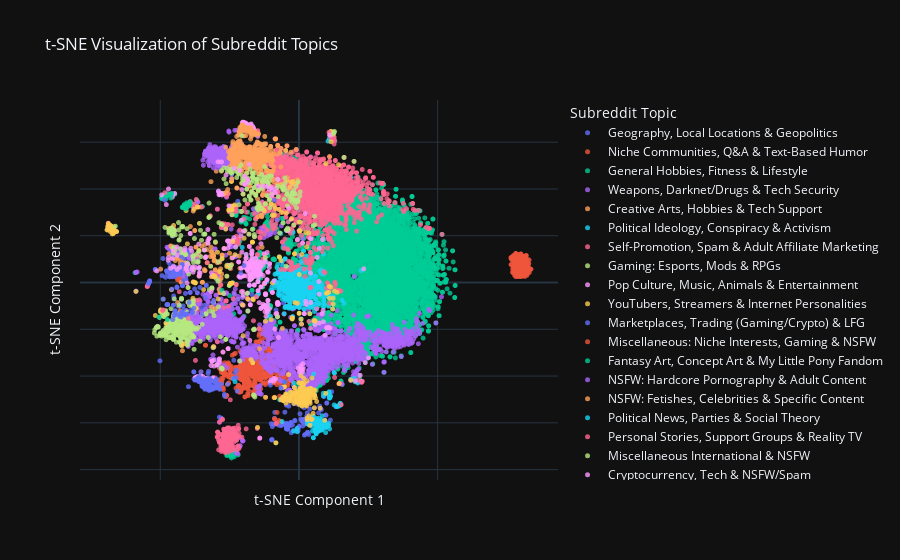

Notebook cell for this chart:
### Markdown cell above
We can now use an LLM to give a meaningful labl to each cluster in order to have an understanding plot

### Code cell
label_map = {
    # --- HIGH CLARITY: Distinct Topics ---
    '8': 'Geography, Local Locations & Geopolitics',
    '15': 'Viral Media, GIFs, & General Interest Images',
    '33': 'NSFW: Fetishes, Celebrities & Specific Content',
    '42': 'Business, Professional Development & Industry',
    '84': 'Gaming: Esports, Mods & RPGs',
    '89': 'Marketplaces, Trading (Gaming/Crypto) & LFG',
    '93': 'YouTubers, Streamers & Internet Personalities',
    '101': 'Political Ideology, Conspiracy & Activism',
    '107': 'NSFW: Hardcore Pornography & Adult Content',
    '108': 'Fantasy Art, Concept Art & My Little Pony Fandom',
    '149': 'Political News, Parties & Social Theory',
    '23': 'Self-Promotion, Spam & Adult Affiliate Marketing',

    # --- MEDIUM CLARITY: Broader Themes & Mixed Groups ---
    '0': 'Miscellaneous: Niche Interests, Gaming & NSFW',
    '1': 'Weapons, Darknet/Drugs & Tech Security',
    '18': 'Personal Stories, Support Groups & Reality TV',
    '21': 'Cryptocurrency, Tech & NSFW/Spam',
    '25': 'Niche Communities, Q&A & Text-Based Humor',
    '46': 'General Hobbies, Fitness & Lifestyle',
    '81': 'Creative Arts, Hobbies & Tech Support',
    '102': 'Pop Culture, Music, Animals & Entertainment',
    '142': 'Miscellaneous International & NSFW'
}

# --- Now, we plot using the assigned labels ---

pl.plot_labeled_cluster_map(tsne_df, label_map)

### Figure 1 — Plotly figure (JSON) as saved in the notebook; plotly's stock layout.template omitted (floating-point values rounded to 4 significant figures; data arrays with more than 128 entries replaced by an {"elided": "..."} marker saying what was removed)
{"data": [{"hovertemplate": "<b>%{hovertext}</b><br><br>Topic=Geography, Local Locations & Geopolitics<br>tsne_x=%{x}<br>tsne_y=%{y}<extra></extra>", "hovertext": ["norway", "logophilia", "cuba", "ohiostatefootball", "businessnews", "austinbeer", "arizona", "nationalpark", "gis", "talkshows", "abolish", "socialscience", "irishhistory", "seattlewa", "classicbaseball", "canadanews", "manchester", "yosemite", "weedbiz", "dayton", "canadianforces", "wwi", "srilanka", "typography", "ahmadiyya", "refugees", "nebraska", "wyoming", "switzerland", "zoology", "vegancirclejerk", "maps", "justice", "statistics", "providence", "newyork", "northkorea", "virginia", "menslib", "cool", "fulldisclosure", "libs", "contemporaryart", "miscoollaneous", "makingamurderer", "finland", "isro", "nycbike", "scotus", "acadiana", "manprovement", "gay", "chattanooga", "boise", "montgomerycountymd", "afghanistan", "broadway", "hashoah", "ancienthistory", "wichita", "interview", "michiganwolverines", "plants", "femmethoughts", "southjersey", "endornineworlds", "thelastbroadcast", "wroteabook", "oakland", "soundsaboutright", "indiana", "brazil", "amsterdam", "atheismplus", "marinebiology", "datasets", "alcoholism", "ohio", "kenya", "slovenia", "batonrouge", "transit", "antitrumpalliance", "archeology", "theonion", "wwiipics", "oney", "triangle", "uscivilwar", "berkeley", "classicmovietrailers", "wales", "lifeaquatic", "survival", "nychistory", "ted", "twincities", "samharris", "gogopgo", "iowa", "stoicism", "northdakota", "maine", "rhodeisland", "anormaldayinamerica", "socialwork", "cornbreadliberals", "solarenergy", "missouri", "novascotia", "opera", "liverpool", "neuro", "longbeach", "biotech"], "legendgroup": "Geography, Local Locations & Geopolitics", "marker": {"color": "#636efa", "opacity": 0.8, "size": 5, "symbol": "circle"}, "mode": "markers", "name": "Geography, Local Locations & Geopolitics", "showlegend": true, "type": "scattergl", "x": [1.225, -30.33, 2.199, -9.675, 4.592, 11.82, -4.38, -3.716, -9.23, 7.478, -0.6429, 5.776, 7.085, -9.574, -4.533, 4.022, 0.8363, 8.992, 6.056, -6.028, -8.723, -4.123, 1.969, -4.553, 3.012, 4.096, -4.337, -4.547, 1.406, 10.03, -37.92, -2.354, 7.751, -5.07, -4.405, -4.142, 1.346, -4.037, 9.682, 7.757, -1.439, -0.4147, 5.249, 2.811, -8.134, 1.508, -2.277, -3.508, 4.741, -6.53, -2.063, 1.973, -6.097, -7.917, -17.93, 3.093, 3.915, 7.065, 4.051, -6.144, 4.069, -9.825, -0.7071, 9.737, 11.34, -5.544, 3.762, 1.908, -0.0002367, -2.948, -4.184, 2.503, -10.01, 3.567, 10.05, -4.086, 8.066, -4.036, 2.17, 1.93, -7.387, 0.1089, -2.136, 4.153, -2.775, -37.81, 3.088, -8.885, -4.288, -8.817, -6.012, 1.525, -0.2847, -3.65, 5.582, 3.678, -4.447, 3.213, -3.216, -4.446, 3.009, -4.428, -4.554, -4.574, -2.989, -1.844, -0.3023, 13.39, -4.275, -1.493, -8.279, 0.7414, 2.343, -6.17, 13.34], "xaxis": "x", "y": [-59.45, -32.91, -60.55, -67.13, -59.0, -46.68, -62.62, -61.15, -60.56, -52.86, -62.43, -60.72, -55.75, -61.58, -60.16, -59.32, -58.76, -48.78, -60.84, -60.15, -55.52, -60.76, -58.52, -52.45, -60.41, -59.55, -60.66, -60.59, -59.4, -51.56, -38.19, -60.94, -53.91, -55.45, -61.48, -62.76, -61.33, -62.65, -56.67, -53.89, -59.03, -63.51, -59.32, -57.3, -60.29, -59.39, -14.95, -49.99, -58.72, -61.24, -43.78, -65.29, -60.96, -59.88, -1.364, -60.39, -54.05, -1.501, -59.71, -60.55, -58.46, -67.32, -51.98, -56.76, -58.84, -8.717, -59.65, -53.54, -61.59, -59.91, -62.51, -59.72, -60.36, -64.96, -51.51, -50.01, -54.37, -62.74, -58.6, -59.4, -60.96, -61.59, -63.32, -59.8, -64.25, -41.25, -64.1, -60.64, -60.52, -58.04, 8.763, -58.6, -62.87, -52.89, -53.64, -57.87, -62.49, -64.07, -61.15, -62.18, -55.81, -60.88, -62.58, -61.49, -59.86, -51.73, -63.39, -53.11, -61.72, -58.98, -11.73, -58.39, -64.86, -60.66, -53.06], "yaxis": "y"}, {"hovertemplate": "<b>%{hovertext}</b><br><br>Topic=Niche Communities, Q&A & Text-Based Humor<br>tsne_x=%{x}<br>tsne_y=%{y}<extra></extra>", "hovertext": {"elided": "503 str values"}, "legendgroup": "Niche Communities, Q&A & Text-Based Humor", "marker": {"color": "#EF553B", "opacity": 0.8, "size": 5, "symbol": "circle"}, "mode": "markers", "name": "Niche Communities, Q&A & Text-Based Humor", "showlegend": true, "type": "scattergl", "x": {"elided": "503 float values"}, "xaxis": "x", "y": {"elided": "503 float values"}, "yaxis": "y"}, {"hovertemplate": "<b>%{hovertext}</b><br><br>Topic=General Hobbies, Fitness & Lifestyle<br>tsne_x=%{x}<br>tsne_y=%{y}<extra></extra>", "hovertext": {"elided": "4927 str values"}, "legendgroup": "General Hobbies, Fitness & Lifestyle", "marker": {"color": "#00cc96", "opacity": 0.8, "size": 5, "symbol": "circle"}, "mode": "markers", "name": "General Hobbies, Fitness & Lifestyle", "showlegend": true, "type": "scattergl", "x": {"elided": "4927 float values"}, "xaxis": "x", "y": {"elided": "4927 float values"}, "yaxis": "y"}, {"hovertemplate": "<b>%{hovertext}</b><br><br>Topic=Weapons, Darknet/Drugs & Tech Security<br>tsne_x=%{x}<br>tsne_y=%{y}<extra></extra>", "hovertext": {"elided": "2188 str values"}, "legendgroup": "Weapons, Darknet/Drugs & Tech Security", "marker": {"color": "#ab63fa", "opacity": 0.8, "size": 5, "symbol": "circle"}, "mode": "markers", "name": "Weapons, Darknet/Drugs & Tech Security", "showlegend": true, "type": "scattergl", "x": {"elided": "2188 float values"}, "xaxis": "x", "y": {"elided": "2188 float values"}, "yaxis": "y"}, {"hovertemplate": "<b>%{hovertext}</b><br><br>Topic=Creative Arts, Hobbies & Tech Support<br>tsne_x=%{x}<br>tsne_y=%{y}<extra></extra>", "hovertext": ["fitnesscirclejerk", "northatlantictreaty", "mcx", "blackhatfilez", "youtube_video_posts", "girlsmakinggirlscum", "silentnexus", "calligraffiti", "platy", "videostop", "giveaway", "nine2fivestudios", "sugarlifestyleforum", "ronandfez", "tvkeg", "fracturedrs", "ilovehindi", "uniseal", "lighning321", "mtaugusta", "ak47", "slimpie", "ifttt_infinite_loop", "redditedu", "starbell", "onlinesex", "vankershim", "shemalexxx", "deepdreampics", "100movies365days", "modernfarmer", "bakingmitten", "ratedatamateur", "budgetcooking", "fetishworldtaverntwo", "buildapcsalesuk", "canadaweedstocks", "runeswap", "blackbookgraffiti", "gonzo_hotporn_hq", "asmonaco", "elsamasterrace", "tomanga", "3dmodeldaz", "mobiglas", "ccompliquer", "prepareforchange", "prostamerika", "takebackgravityfalls", "adultland2013", "pyongyang", "cam_models", "annamasterrace", "vapidvice", "kidneydisease", "squash", "knoxvilleweather", "guernsey", "beritamalaysia", "jraw_testing2", "freedailyebooks", "romanialibera", "rs_roshi", "fun", "goodkindles", "plaza_podemos", "scotchswap", "buzzviral", "vidmeos", "newsdumps", "scotch", "lethrblakaalog", "iceadvlog", "yiffplus", "danzilona", "nulled", "svart", "sketchdaily", "giveitaway", "sikhnews", "graffhelp", "rsdevilmaycry", "getmoresubsyt", "dmnews", "shopusa", "rationalisthmus", "gamebundles", "horrorgamevideos", "ace_rip", "maximiliandood", "worldwhisky", "lyrics", "sevillafc", "controversial", "nulledd", "gifcest", "openstack", "armoredcore", "richardarmitage", "inukraine", "404techsupport", "hippors", "eliteantal", "freegamesonsteam", "xray133", "happy_wars", "recordings", "nofapwar", "gophersvideos", "uofcmm"], "legendgroup": "Creative Arts, Hobbies & Tech Support", "marker": {"color": "#FFA15A", "opacity": 0.8, "size": 5, "symbol": "circle"}, "mode": "markers", "name": "Creative Arts, Hobbies & Tech Support", "showlegend": true, "type": "scattergl", "x": [-30.45, -12.41, -38.1, -20.69, -31.28, -31.69, -13.14, -30.91, -10.57, -49.86, -34.81, -28.36, -44.57, -24.26, -44.87, -41.52, -37.16, -33.88, -39.56, -28.46, -25.75, -30.76, -43.52, -12.37, -30.41, -12.91, -45.16, -27.96, -45.69, -21.22, -21.5, -17.17, -27.86, -31.49, -31.83, -28.56, -30.58, -45.66, -33.87, -44.7, -46.97, -33.07, -44.17, -33.72, -28.77, -24.19, -30.71, -42.41, -26.0, -35.07, -8.819, -34.12, -33.09, -29.81, -42.0, -27.67, -27.72, -39.97, -33.3, -39.79, -42.79, 0.2059, -31.14, -5.742, -41.13, -29.09, -30.18, -30.93, -31.53, -28.25, -30.16, -43.75, -41.68, -28.04, -28.47, -37.56, -31.96, -25.03, -34.8, -30.97, -33.88, -45.27, -31.26, -31.44, -31.73, -43.99, -37.8, -31.14, -42.49, -37.11, -29.3, -17.74, -40.37, -16.54, -37.57, -44.49, -41.88, -31.72, -30.11, -27.67, -1.415, -29.4, -42.78, -43.74, -44.85, -9.054, -46.12, -28.26, -29.1, -14.27], "xaxis": "x", "y": [9.45, -0.4531, 30.56, 42.43, 2.66, 15.13, 37.23, 11.31, 35.74, 5.735, 0.09555, 0.9812, 9.366, 7.662, 5.647, 6.209, 15.09, 16.27, 6.135, -4.373, -43.52, 11.28, 10.1, -0.414, 9.509, 39.83, 11.46, 47.63, 12.24, 6.079, 11.34, 38.98, 3.667, -10.47, 6.958, 8.699, 9.271, 10.7, 5.123, 12.35, 12.26, 8.473, 5.35, 10.66, -3.01, 10.57, 11.46, 0.05673, 2.7, 15.64, 35.65, 5.522, 8.475, 47.61, -29.2, 11.49, 11.79, -2.16, 14.1, 7.388, 8.261, 21.71, 11.31, -44.92, 8.576, 8.787, 5.442, 12.28, 2.469, 5.864, 5.425, 10.69, 8.671, 1.901, -4.368, 22.23, 11.13, 12.53, 0.09645, 10.88, 5.079, 7.085, 2.663, 13.12, 13.27, 6.215, -12.67, 2.69, 9.602, 15.14, 4.509, 41.15, 7.824, 38.25, 22.23, 14.87, 10.81, 43.11, 17.13, 11.67, 37.35, 8.452, -12.16, -8.589, 10.64, 35.6, 12.67, -1.023, 8.729, -28.35], "yaxis": "y"}, {"hovertemplate": "<b>%{hovertext}</b><br><br>Topic=Political Ideology, Conspiracy & Activism<br>tsne_x=%{x}<br>tsne_y=%{y}<extra></extra>", "hovertext": {"elided": "549 str values"}, "legendgroup": "Political Ideology, Conspiracy & Activism", "marker": {"color": "#19d3f3", "opacity": 0.8, "size": 5, "symbol": "circle"}, "mode": "markers", "name": "Political Ideology, Conspiracy & Activism", "showlegend": true, "type": "scattergl", "x": {"elided": "549 float values"}, "xaxis": "x", "y": {"elided": "549 float values"}, "yaxis": "y"}, {"hovertemplate": "<b>%{hovertext}</b><br><br>Topic=Self-Promotion, Spam & Adult Affiliate Marketing<br>tsne_x=%{x}<br>tsne_y=%{y}<extra></extra>", "hovertext": {"elided": "1666 str values"}, "legendgroup": "Self-Promotion, Spam & Adult Affiliate Marketing", "marker": {"color": "#FF6692", "opacity": 0.8, "size": 5, "symbol": "circle"}, "mode": "markers", "name": "Self-Promotion, Spam & Adult Affiliate Marketing", "showlegend": true, "type": "scattergl", "x": {"elided": "1666 float values"}, "xaxis": "x", "y": {"elided": "1666 float values"}, "yaxis": "y"}, {"hovertemplate": "<b>%{hovertext}</b><br><br>Topic=Gaming: Esports, Mods & RPGs<br>tsne_x=%{x}<br>tsne_y=%{y}<extra></extra>", "hovertext": {"elided": "309 str values"}, "legendgroup": "Gaming: Esports, Mods & RPGs", "marker": {"color": "#B6E880", "opacity": 0.8, "size": 5, "symbol": "circle"}, "mode": "markers", "name": "Gaming: Esports, Mods & RPGs", "showlegend": true, "type": "scattergl", "x": {"elided": "309 float values"}, "xaxis": "x", "y": {"elided": "309 float values"}, "yaxis": "y"}, {"hovertemplate": "<b>%{hovertext}</b><br><br>Topic=Pop Culture, Music, Animals & Entertainment<br>tsne_x=%{x}<br>tsne_y=%{y}<extra></extra>", "hovertext": {"elided": "339 str values"}, "legendgroup": "Pop Culture, Music, Animals & Entertainment", "marker": {"color": "#FF97FF", "opacity": 0.8, "size": 5, "symbol": "circle"}, "mode": "markers", "name": "Pop Culture, Music, Animals & Entertainment", "showlegend": true, "type": "scattergl", "x": {"elided": "339 float values"}, "xaxis": "x", "y": {"elided": "339 float values"}, "yaxis": "y"}, {"hovertemplate": "<b>%{hovertext}</b><br><br>Topic=YouTubers, Streamers & Internet Personalities<br>tsne_x=%{x}<br>tsne_y=%{y}<extra></extra>", "hovertext": {"elided": "191 str values"}, "legendgroup": "YouTubers, Streamers & Internet Personalities", "marker": {"color": "#FECB52", "opacity": 0.8, "size": 5, "symbol": "circle"}, "mode": "markers", "name": "YouTubers, Streamers & Internet Personalities", "showlegend": true, "type": "scattergl", "x": {"elided": "191 float values"}, "xaxis": "x", "y": {"elided": "191 float values"}, "yaxis": "y"}, {"hovertemplate": "<b>%{hovertext}</b><br><br>Topic=Marketplaces, Trading (Gaming/Crypto) & LFG<br>tsne_x=%{x}<br>tsne_y=%{y}<extra></extra>", "hovertext": {"elided": "161 str values"}, "legendgroup": "Marketplaces, Trading (Gaming/Crypto) & LFG", "marker": {"color": "#636efa", "opacity": 0.8, "size": 5, "symbol": "circle"}, "mode": "markers", "name": "Marketplaces, Trading (Gaming/Crypto) & LFG", "showlegend": true, "type": "scattergl", "x": {"elided": "161 float values"}, "xaxis": "x", "y": {"elided": "161 float values"}, "yaxis": "y"}, {"hovertemplate": "<b>%{hovertext}</b><br><br>Topic=Miscellaneous: Niche Interests, Gaming & NSFW<br>tsne_x=%{x}<br>tsne_y=%{y}<extra></extra>", "hovertext": {"elided": "244 str values"}, "legendgroup": "Miscellaneous: Niche Interests, Gaming & NSFW", "marker": {"color": "#EF553B", "opacity": 0.8, "size": 5, "symbol": "circle"}, "mode": "markers", "name": "Miscellaneous: Niche Interests, Gaming & NSFW", "showlegend": true, "type": "scattergl", "x": {"elided": "244 float values"}, "xaxis": "x", "y": {"elided": "244 float values"}, "yaxis": "y"}, {"hovertemplate": "<b>%{hovertext}</b><br><br>Topic=Fantasy Art, Concept Art & My Little Pony Fandom<br>tsne_x=%{x}<br>tsne_y=%{y}<extra></extra>", "hovertext": ["emotestories", "bestship", "battlebots", "imaginarybattlefields", "zodiacart", "imaginarynatives", "mylittlegaming", "imaginarytowers", "imaginaryimmortals", "imaginarycaves", "imaginarydemons", "imaginaryportals", "blossomforth", "rule34pinups", "imaginaryassassins", "ourxxxcams", "imaginaryarchitecture", "sweetappleacres", "mylittleanime", "shiningarmor", "imaginaryfuturism", "imaginaryladyboners", "imaginarydwarves", "afol", "ponymotes", "imaginarywalls", "imaginaryarmor", "backgroundart", "animegirlswithglasses", "imaginaryvikings", "imaginarysanctuary", "discord", "spitfire", "zecora", "vinylscratch", "mlpspike", "imaginaryoverwatch", "spyro", "imaginarymindscapes", "imaginarydeserts", "imaginarybakerst", "mylittleanthro", "imaginaryrobotics", "imaginarystarships", "disneyphotography", "cpbl", "imaginarylesboners", "imaginarycarnage", "applejack", "imaginarywtf", "imaginarydwellings", "mlpanalysis", "cheesepie", "troubleshoes", "imaginarykanto", "mlpdrawingschool", "cartoonnetwork", "acba", "applebloom", "twilestia", "username", "trixie", "lyra", "twilightsparkle", "birdsforscale", "imaginaryboners", "imaginarysunnydale", "sparity", "paulmccartneypics", "batponies", "desktophumans", "cloppinups", "discoshy", "imaginarypathways", "imaginarygallifrey", "minuette", "undertail", "imaginaryorcs", "imaginaryfamilies", "imaginaryooo", "mylittleshipping", "imaginarymusic", "imaginaryazeroth", "mlpvids", "imaginarycircus", "adorabledragons", "imaginaryangels", "chrysalis", "imaginarygatherings", "imaginarytamriel", "mlpcomics", "nmm", "thunderlane", "dislestia", "mlpnews", "casino8", "imaginarytrees", "ponypapers", "imaginarywerewolves", "marblepie", "imaginarywinterscapes", "imaginarywizards", "imaginaryhogwarts", "imaginaryaww", "tinabelcher", "imaginarysteampunk", "roleplayponies", "imaginarycastles", "sometal"], "legendgroup": "Fantasy Art, Concept Art & My Little Pony Fandom", "marker": {"color": "#00cc96", "opacity": 0.8, "size": 5, "symbol": "circle"}, "mode": "markers", "name": "Fantasy Art, Concept Art & My Little Pony Fandom", "showlegend": true, "type": "scattergl", "x": [-41.24, -39.88, -41.36, -49.21, -47.68, -47.75, -41.16, -47.28, -48.33, -47.52, -48.65, -47.85, -39.41, -28.54, -47.97, -40.47, -48.53, -39.97, -39.77, -39.24, -48.07, -48.58, -47.93, -0.3648, -40.85, -46.71, -48.75, -45.89, -46.38, -47.37, -46.12, -41.08, -39.63, -39.73, -41.06, -40.88, -48.0, -47.47, -49.5, -47.75, -46.9, -41.3, -48.67, -48.86, 6.891, -27.78, -46.39, -48.2, -41.81, -47.93, -47.55, -42.07, -39.46, -39.78, -48.95, -41.98, 5.298, -16.58, -40.07, -39.57, -46.22, -41.57, -40.42, -42.01, -47.66, -49.54, -46.72, -39.71, -40.37, -40.51, -40.02, -41.29, -40.06, -48.13, -48.35, -39.26, -50.47, -48.06, -46.89, -48.72, -41.34, -46.59, -49.06, -41.89, -46.67, -48.99, -48.54, -41.27, -47.18, -47.86, -40.25, -40.03, -39.33, -39.61, -39.32, -0.8469, -48.37, -40.06, -47.31, -39.3, -48.57, -48.47, -48.75, -49.12, -48.11, -48.3, -40.53, -48.81, -47.32], "xaxis": "x", "y": [32.27, 33.33, 33.34, 36.15, 38.01, 37.1, 32.67, 37.4, 36.94, 37.31, 36.55, 37.27, 33.89, 37.67, 36.99, 34.12, 36.49, 33.2, 33.57, 33.45, 36.69, 37.07, 37.17, -20.36, 31.41, 37.62, 36.44, 38.13, 37.73, 37.28, 37.54, 32.77, 33.34, 33.28, 32.66, 32.87, 35.65, -15.84, 35.95, 37.12, 37.62, 32.84, 36.28, 36.36, -15.38, -3.351, 37.74, 37.21, 32.34, 37.3, 37.18, 32.16, 33.47, 33.39, 36.06, 32.07, -15.93, 22.92, 33.16, 33.32, 36.11, 32.53, 33.04, 32.25, 37.37, 36.23, 37.65, 33.28, 32.2, 33.02, 33.27, 32.97, 33.2, 37.13, 37.06, 34.53, -14.79, 37.1, 37.61, 36.86, 32.77, 37.68, 36.65, 32.28, 37.67, 36.28, 36.8, 32.64, 37.4, 37.16, 33.5, 33.17, 33.57, 33.34, 33.18, -43.98, 36.71, 32.5, 37.38, 33.46, 36.52, 36.47, 36.84, 35.93, 37.62, 36.82, 32.86, 36.34, 37.68], "yaxis": "y"}, {"hovertemplate": "<b>%{hovertext}</b><br><br>Topic=NSFW: Hardcore Pornography & Adult Content<br>tsne_x=%{x}<br>tsne_y=%{y}<extra></extra>", "hovertext": {"elided": "214 str values"}, "legendgroup": "NSFW: Hardcore Pornography & Adult Content", "marker": {"color": "#ab63fa", "opacity": 0.8, "size": 5, "symbol": "circle"}, "mode": "markers", "name": "NSFW: Hardcore Pornography & Adult Content", "showlegend": true, "type": "scattergl", "x": {"elided": "214 float values"}, "xaxis": "x", "y": {"elided": "214 float values"}, "yaxis": "y"}, {"hovertemplate": "<b>%{hovertext}</b><br><br>Topic=NSFW: Fetishes, Celebrities & Specific Content<br>tsne_x=%{x}<br>tsne_y=%{y}<extra></extra>", "hovertext": {"elided": "497 str values"}, "legendgroup": "NSFW: Fetishes, Celebrities & Specific Content", "marker": {"color": "#FFA15A", "opacity": 0.8, "size": 5, "symbol": "circle"}, "mode": "markers", "name": "NSFW: Fetishes, Celebrities & Specific Content", "showlegend": true, "type": "scattergl", "x": {"elided": "497 float values"}, "xaxis": "x", "y": {"elided": "497 float values"}, "yaxis": "y"}, {"hovertemplate": "<b>%{hovertext}</b><br><br>Topic=Political News, Parties & Social Theory<br>tsne_x=%{x}<br>tsne_y=%{y}<extra></extra>", "hovertext": ["copwatch", "politicaltech", "politicalmemes", "anarchy101", "identityirelandforum", "communalists", "transhumanism", "britishpolitics", "intellectualproperty", "europeans", "conventionofstates", "naturalwellnessguide", "statehousenews", "falseflagwatch", "radicalchristianity", "indianleft", "drugscirclejerk", "targetedenergyweapons", "libtard", "christian", "yellowperil", "rational_liberty", "completeanarchy", "technewz", "libertarianleft", "fortaskreddit", "islamiates", "leftcommunism", "newsofthenra", "altrightaus", "ru", "euromigration", "swinghouse", "electionreformnews", "zika", "christiannews", "tor", "timetolegalize", "biometric", "sunlight", "aznidentity", "outcampaign", "ourpresident", "westernterrorism", "donaldtrumpsucks", "newshealth", "bibleprophecy", "luddite", "sidehugs", "gendercritical", "thebreitbartsalon", "electomatic", "preppers", "leftwinger", "thewatchtowers", "grassrootsselect", "israelpalestine", "oppression", "australianpolitics", "freespeech", "worldpoliticalhumour", "guncontrol", "editorialcartoons", "subredditcancer", "police", "berniesanderssucks", "market_socialism", "communism101", "whowillbuildtheroads", "donald_trump", "credibledefense", "communismworldwide", "historyofideas", "leftist", "techwar", "sorceryofthespectacle", "protestantism", "asia", "lesscredibledefence", "aliens", "orthodoxchristianity", "antiwork", "badeconomics", "asian", "gangstalking", "qualitynews", "virginiapolitics", "phxclasswarcouncil", "teaparty", "youranonnews", "chinauncensored", "programmingcirclejerk", "green_anarchism", "ukgreens", "hillarymeltdown", "justicedemocrats", "thepopcornstand", "maritime"], "legendgroup": "Political News, Parties & Social Theory", "marker": {"color": "#19d3f3", "opacity": 0.8, "size": 5, "symbol": "circle"}, "mode": "markers", "name": "Political News, Parties & Social Theory", "showlegend": true, "type": "scattergl", "x": [7.755, 8.92, -5.647, 6.195, -8.253, 6.182, 6.316, 4.878, 7.878, 3.147, -6.406, 9.402, 6.283, 8.065, 6.084, -2.243, -23.03, -36.01, -6.433, 6.286, 10.25, -5.468, 6.233, 8.641, 7.094, 9.793, -3.308, 6.588, 6.155, -7.138, 7.502, -8.63, -7.267, 8.736, 7.542, -6.84, -6.94, 6.04, -20.43, 7.155, 10.5, -7.479, 7.148, 9.618, -1.887, 9.343, -6.999, 5.748, 5.22, 5.743, -7.318, 7.874, 7.215, -5.867, 8.155, 7.109, 3.677, 11.05, 8.117, 8.297, 7.993, -0.6587, 7.99, -8.734, 4.974, -8.113, 6.865, 6.227, 9.645, -8.669, 3.006, 8.22, 6.731, 8.337, 7.512, 6.139, -6.399, 8.91, 4.483, 7.061, 5.149, -5.463, 8.377, 9.915, -36.01, 4.578, 6.631, 7.425, -6.356, -4.747, 10.3, -5.032, 6.728, 9.067, -8.614, 7.059, -5.997, 8.813], "xaxis": "x", "y": [-61.85, -61.23, -3.11, -64.53, 3.744, -62.28, -61.93, -63.5, -58.61, -59.33, 2.177, -59.08, -60.65, -60.68, -63.13, -14.56, -42.44, 6.125, 2.141, -58.03, -61.03, -1.976, -64.69, -61.99, -61.6, -62.02, -9.643, -62.25, -60.64, 3.277, -60.65, 3.505, -3.405, -62.33, -59.95, 1.904, -50.16, -60.82, 14.97, -61.35, -61.42, -4.879, -63.49, -61.68, -63.53, -58.99, -2.363, -62.7, -66.43, -63.26, -1.288, -59.05, -58.04, -0.2323, -60.69, -63.51, -60.95, -62.6, -63.04, -62.01, -61.23, -63.82, -61.28, -2.27, -60.36, -1.27, -62.13, -64.68, -64.18, 0.9163, -60.41, -63.07, -63.22, -60.14, -61.08, -63.51, 2.177, -61.76, -61.42, -59.26, -66.33, -5.321, -57.0, -61.47, 6.137, -60.2, -59.02, -62.8, 2.15, -3.464, -61.13, -10.7, -61.93, -60.76, 0.5276, -63.38, -7.052, -60.17], "yaxis": "y"}, {"hovertemplate": "<b>%{hovertext}</b><br><br>Topic=Personal Stories, Support Groups & Reality TV<br>tsne_x=%{x}<br>tsne_y=%{y}<extra></extra>", "hovertext": {"elided": "251 str values"}, "legendgroup": "Personal Stories, Support Groups & Reality TV", "marker": {"color": "#FF6692", "opacity": 0.8, "size": 5, "symbol": "circle"}, "mode": "markers", "name": "Personal Stories, Support Groups & Reality TV", "showlegend": true, "type": "scattergl", "x": {"elided": "251 float values"}, "xaxis": "x", "y": {"elided": "251 float values"}, "yaxis": "y"}, {"hovertemplate": "<b>%{hovertext}</b><br><br>Topic=Miscellaneous International & NSFW<br>tsne_x=%{x}<br>tsne_y=%{y}<extra></extra>", "hovertext": {"elided": "276 str values"}, "legendgroup": "Miscellaneous International & NSFW", "marker": {"color": "#B6E880", "opacity": 0.8, "size": 5, "symbol": "circle"}, "mode": "markers", "name": "Miscellaneous International & NSFW", "showlegend": true, "type": "scattergl", "x": {"elided": "276 float values"}, "xaxis": "x", "y": {"elided": "276 float values"}, "yaxis": "y"}, {"hovertemplate": "<b>%{hovertext}</b><br><br>Topic=Cryptocurrency, Tech & NSFW/Spam<br>tsne_x=%{x}<br>tsne_y=%{y}<extra></extra>", "hovertext": ["torontocraftbeer", "usashop", "knightynine", "horrorland", "whatsthatproduct", "rsn_minene", "aischulosrs", "lbplevels", "chaluunion", "realityprocessing", "pureland", "social_trading", "craftbeerguide", "vrpolska", "bilingual", "bitcointv", "politicalnyc", "frosted_owl", "arkst", "saludnutricion", "traphentai", "bitcoinmining", "byhorror", "favsub", "filipino", "clannibis", "wiki_erotic", "bitcoin_uncensored", "checkoutstore", "guro", "cstheory", "avatarporn", "sl", "isa_2", "chen", "drezzed", "overwatchpornhentai", "pornhardcoretw", "bdsmnsfw", "dvdasa", "fire_emblem_r34", "bitcoinxt", "nekomimi", "amateurgirlsxxx", "dave5", "pornninjas", "oilvoice", "muaythai", "gerlinux", "resexy", "thiscantbehappening", "wmma", "fitdrawngirls", "darkjedibrotherhood", "rs3curie", "tomhardy", "awkwardmomentsofporn", "wildgangbanggals", "arobond", "vrspies", "prowrestling_ja", "30daysit", "artoriasalog", "bravo_nsfw", "bnestrong", "lastdpyouwilleverneed", "sjin", "linky_links", "monero", "beautystylo", "peertopeerlendingus", "ethereumclassic", "rule34feet", "yrc", "rifers", "diogoghx", "egdark", "knowledgebombshell", "dailydraw", "moneylaundering", "zombey", "hypermine", "shamaran", "jinjya", "ultrahdwallpapers", "9liverpoolfc", "rodin", "smokinhotgirls", "internetcomics", "queenelsa", "imbuedrs", "crewiser", "wanttobelieve", "celebmix", "allmyporncollection", "thebrainstorm", "funnit", "irishcraftbeer", "dogecoinbeg", "aorpheat", "absolutist_"], "legendgroup": "Cryptocurrency, Tech & NSFW/Spam", "marker": {"color": "#FF97FF", "opacity": 0.8, "size": 5, "symbol": "circle"}, "mode": "markers", "name": "Cryptocurrency, Tech & NSFW/Spam", "showlegend": true, "type": "scattergl", "x": [-14.12, -41.27, -27.92, -38.55, -32.4, -11.61, -4.699, -43.99, -46.25, -3.71, -31.54, -35.92, -20.06, -41.14, -18.4, -23.84, -37.5, -8.615, -35.87, -8.528, -27.95, -25.18, -18.56, -12.88, -20.6, -33.7, -39.2, -25.48, -20.92, -25.23, -27.02, -28.29, -39.0, -47.14, -19.32, -40.26, -29.0, -47.03, -45.34, -25.52, -28.39, -25.6, -27.7, -34.13, -27.4, -26.27, -35.9, -25.51, -40.78, -19.55, -17.9, -25.53, -28.52, -49.5, -36.13, 5.349, -39.2, -33.55, -40.54, -36.15, -32.49, -31.62, -38.62, -10.71, -9.071, -25.62, -35.6, -19.65, -25.76, -42.95, -40.28, -25.38, -28.78, -38.4, -7.685, -5.754, -17.9, -22.83, -32.83, -23.45, -21.33, -31.17, -9.809, 11.05, -23.35, -9.928, -32.81, -32.89, -43.94, -29.14, -38.18, -14.68, -1.647, -51.21, -45.58, -47.82, -43.92, -9.635, -25.12, -45.19, -40.38], "xaxis": "x", "y": [-66.53, 13.69, 51.55, 5.67, 18.78, 41.07, -50.3, 15.24, 6.104, 31.72, 4.225, 4.1, 21.97, 14.69, 43.41, 18.08, 6.546, 39.89, 6.505, 38.42, 38.03, 17.66, 44.12, 41.29, 39.73, 10.74, 20.98, 17.78, 19.99, 32.82, 14.49, 37.77, 14.67, 9.495, 41.94, 4.907, 39.12, 10.66, 13.51, -28.28, 37.82, 17.79, 37.45, 13.91, -29.72, 45.96, 2.817, -28.31, 5.876, 45.43, 15.43, -28.27, 37.59, 37.45, 16.42, -16.36, 20.99, 11.04, 6.672, 6.123, 18.69, -3.901, 13.35, 39.9, 0.5999, 14.65, 4.135, 41.99, 17.78, 6.498, 7.976, 17.77, 37.51, 6.563, 44.08, -49.01, 50.48, 15.25, 22.63, 19.18, 47.89, 3.142, 37.14, 62.99, 48.88, 40.66, 16.74, 17.78, 11.72, 51.6, 4.397, 41.22, -44.95, 4.972, 10.14, 33.32, 5.602, 39.42, 16.32, 6.721, -0.2073], "yaxis": "y"}, {"hovertemplate": "<b>%{hovertext}</b><br><br>Topic=Business, Professional Development & Industry<br>tsne_x=%{x}<br>tsne_y=%{y}<extra></extra>", "hovertext": {"elided": "248 str values"}, "legendgroup": "Business, Professional Development & Industry", "marker": {"color": "#FECB52", "opacity": 0.8, "size": 5, "symbol": "circle"}, "mode": "markers", "name": "Business, Professional Development & Industry", "showlegend": true, "type": "scattergl", "x": {"elided": "248 float values"}, "xaxis": "x", "y": {"elided": "248 float values"}, "yaxis": "y"}, {"hovertemplate": "<b>%{hovertext}</b><br><br>Topic=Viral Media, GIFs, & General Interest Images<br>tsne_x=%{x}<br>tsne_y=%{y}<extra></extra>", "hovertext": ["shittyhdr", "confusedboners", "mineralporn", "ramen", "adporn", "supershibe", "noisygifs", "instantkarma", "australiancattledog", "artistlounge", "cockatiel", "funfacts", "starwarsmemes", "mechanical_gifs", "facebookwins", "unusualart", "wheredidthesodago", "mildlyamusing", "americandad", "meme", "loadingicon", "unorthodog", "awesomecarmods", "eatsandwiches", "musicalcomedy", "boatporn", "awwgifs", "ghettoglamourshots", "bostonterrier", "sculpture", "mildyinteresting", "summerscavengerhunt", "floof", "peoplebeingjerks", "againstkarmawhores", "moviesinthemaking", "bridgeporn", "hamsters", "notmyjob", "weird", "shittyrobots", "fuckingmanly", "turtle", "doggos", "greatdanes", "animalssmiling", "coloring", "dank_meme", "thalassophobia", "whatsthisbird", "artdeco", "chemicalreactiongifs", "retrofuturism", "beagle", "engrish", "wellthatsucks", "interestinggifs", "waitingforatrain", "tuckedinkitties", "stuffoncats", "beardporn", "natureisfuckinglit", "engineeringporn", "castles", "startledcats", "idiotsfightingthings", "catbellies", "thingscutinhalfporn", "bettereveryloop", "goldenretrievers", "dickbutt", "autumnporn", "foxes", "sketchcomedy", "mrw", "catsareassholes", "sushi", "asktrollx", "siberianhusky", "oldschoolcelebs", "mypeopleneedme", "beachporn", "pigifs", "gifsthatendtoosoon", "whatswrongwithyourdog", "thedepthsbelow", "houseporn", "treknobabble", "nfffffffluuuuuuuuuuuu", "mostbeautiful", "imagestabilization", "skylineporn", "trippy", "spiders", "hadtohurt", "iphoneography", "exoticspotting", "funniestvideos", "wigglebutts", "picturechallenge", "truenorthpictures", "puppies", "vintageads", "behindthegifs", "frogdogs", "ladybonersgonecuddly", "mommit", "glocks"], "legendgroup": "Viral Media, GIFs, & General Interest Images", "marker": {"color": "#636efa", "opacity": 0.8, "size": 5, "symbol": "circle"}, "mode": "markers", "name": "Viral Media, GIFs, & General Interest Images", "showlegend": true, "type": "scattergl", "x": [-32.48, -33.75, -31.51, -28.53, -36.1, -33.23, -33.43, -32.06, -31.03, -39.84, -29.23, -35.65, -10.29, -34.75, -32.76, -48.46, -33.63, -32.49, -32.57, -32.71, -33.27, -31.44, -29.74, -32.51, -5.189, -36.56, -33.11, -31.17, -31.23, -30.33, -31.84, -37.89, -32.37, -34.66, -29.67, -37.53, -36.64, -29.69, -35.32, 0.3918, -33.63, -32.28, -29.31, -32.06, -30.62, -31.65, -30.11, -32.77, -34.03, -30.81, -34.78, -34.62, -36.02, -31.1, -32.84, -34.86, -19.81, -36.0, -32.08, -32.82, -29.83, -34.77, -35.57, -36.47, -34.72, -34.69, -32.2, -36.21, -34.01, -32.73, -33.41, -36.41, -34.93, -6.48, -33.91, -33.32, -28.51, -26.79, -29.33, -37.17, -33.41, -36.37, -33.26, -33.37, -31.91, -34.75, -36.46, -20.98, -9.853, -34.99, -33.6, -36.31, -35.08, -33.91, -34.78, -29.89, -22.24, -6.469, -31.68, -27.95, -36.33, -32.55, -37.41, -33.26, -30.36, -31.32, -26.9, -25.7], "xaxis": "x", "y": [-43.06, -44.17, -44.54, -45.63, -40.73, -42.94, -43.22, -41.56, -45.24, -44.56, -44.21, -41.29, -43.87, -43.26, -44.11, 35.3, -44.06, -44.09, -37.94, -44.23, -42.55, -42.15, -41.27, -44.98, -42.51, -40.95, -41.26, -42.1, -45.49, -42.55, -44.3, -38.22, -46.14, -43.5, -41.35, -41.74, -41.31, -44.95, -38.19, -56.15, -43.04, -40.95, -43.47, -41.73, -44.78, -41.83, -42.5, -38.92, -45.25, -45.5, -41.89, -41.12, -42.37, -45.15, -43.06, -44.43, 7.262, -40.17, -45.57, -41.46, -44.58, -44.14, -42.27, -41.48, -44.35, -43.6, -45.8, -42.26, -44.83, -45.91, -43.35, -41.14, -44.34, -45.12, -45.66, -41.65, -45.63, -48.57, -43.27, -41.57, -43.04, -41.0, -42.11, -43.07, -42.62, -42.2, -41.44, 4.046, -67.21, -42.83, -43.19, -40.75, -43.4, -45.07, -44.25, -45.15, -46.45, -45.13, -45.88, -43.44, -41.32, -45.36, -41.62, -43.14, -44.0, -45.08, -47.8, -43.48], "yaxis": "y"}], "layout": {"legend": {"title": {"text": "Subreddit Topic"}, "tracegroupgap": 0}, "title": {"text": "t-SNE Visualization of Subreddit Topics"}, "xaxis": {"anchor": "y", "domain": [0, 1], "showticklabels": false, "title": {"text": "t-SNE Component 1"}}, "yaxis": {"anchor": "x", "domain": [0, 1], "showticklabels": false, "title": {"text": "t-SNE Component 2"}}}}
